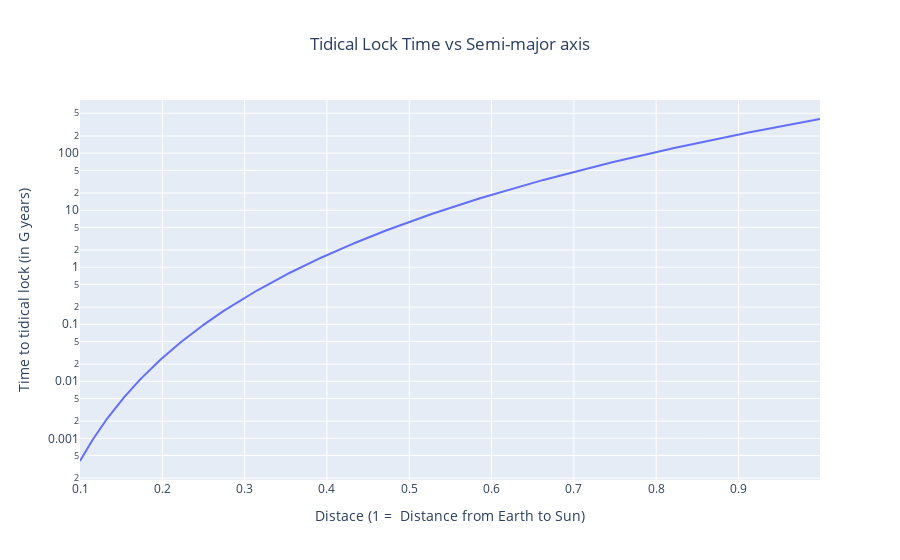

Write notebook code for a chart like this one.
### Code cell
fig = px.line(results_df, x="distance", y="t", title='Tidical Lock Time vs Semi-major axis')
fig.update_layout(yaxis_type="log")
fig.update_layout(title_x=0.5)
fig.update_layout(
    xaxis_title="Distace (1 =  Distance from Earth to Sun)", yaxis_title="Time to tidical lock (in G years)"
)
fig.show()

### Figure 1 — Plotly figure (JSON) as saved in the notebook; plotly's stock layout.template omitted (floating-point values rounded to 4 significant figures; data arrays with more than 128 entries replaced by an {"elided": "..."} marker saying what was removed)
{"data": [{"hovertemplate": "distance=%{x}<br>t=%{y}<extra></extra>", "legendgroup": "", "line": {"color": "#636efa", "dash": "solid"}, "marker": {"symbol": "circle"}, "mode": "lines", "name": "", "orientation": "v", "showlegend": false, "type": "scatter", "x": {"elided": "900 float values"}, "xaxis": "x", "y": {"elided": "900 float values"}, "yaxis": "y"}], "layout": {"legend": {"tracegroupgap": 0}, "title": {"text": "Tidical Lock Time vs Semi-major axis", "x": 0.5}, "xaxis": {"anchor": "y", "domain": [0, 1], "title": {"text": "Distace (1 =  Distance from Earth to Sun)"}}, "yaxis": {"anchor": "x", "domain": [0, 1], "title": {"text": "Time to tidical lock (in G years)"}, "type": "log"}}}
